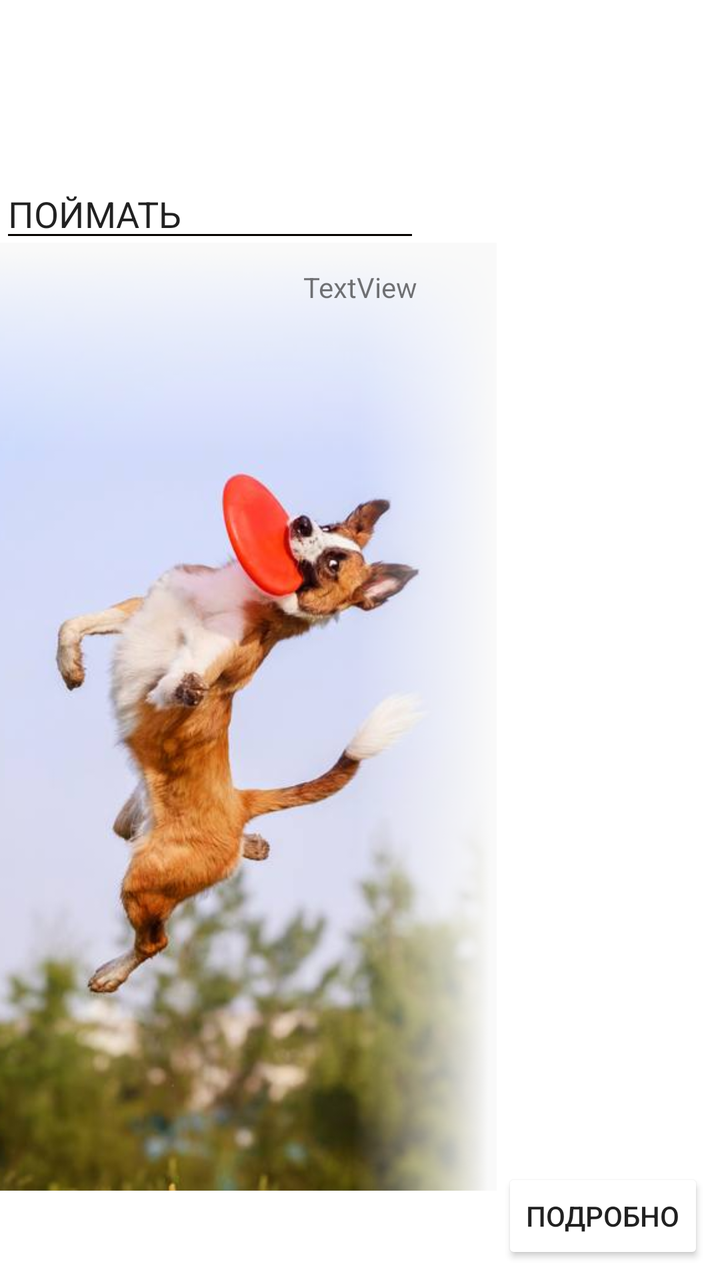
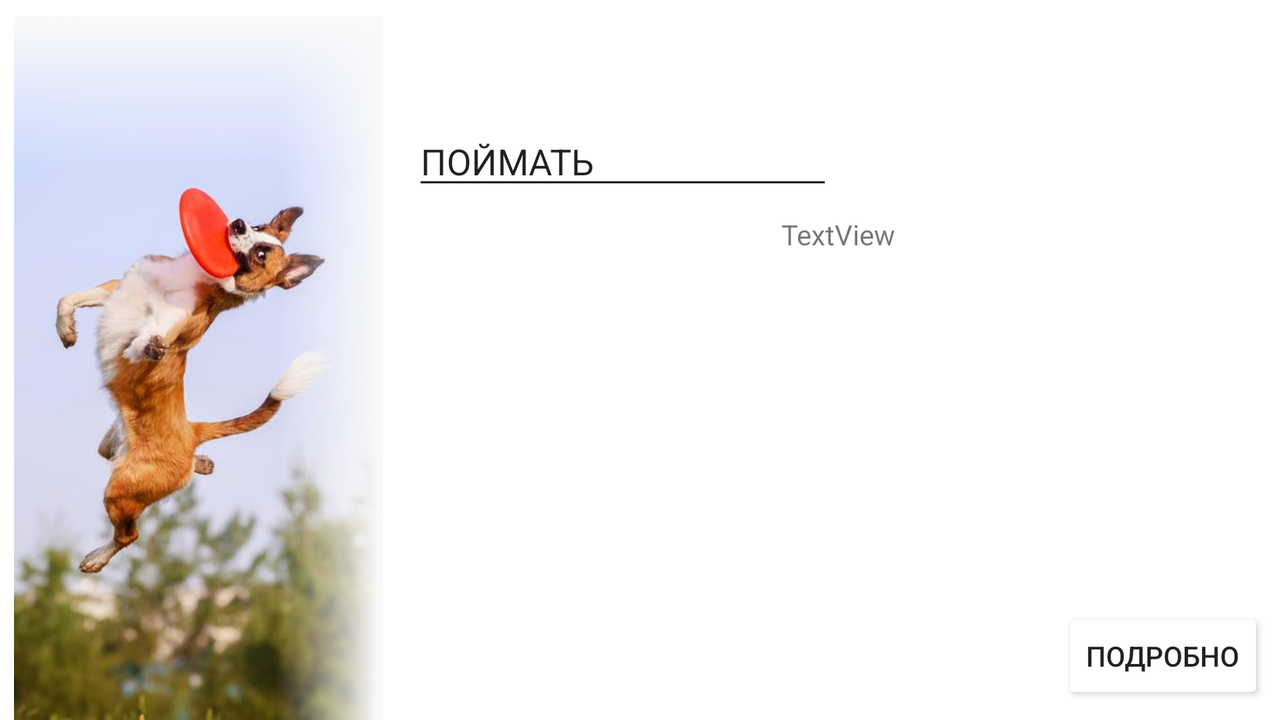

Two renders of one Android screen. The first uses the default layout on a phone; the second uses the alternative layout the repository ships for a different screen configuration, on a matching device. The two XML files are below.
<!-- AndroidManifest.xml: application theme PuppysMainTheme -->
<!-- res/layout/fragment_search.xml -->
<?xml version="1.0" encoding="utf-8"?>
<android.support.constraint.ConstraintLayout xmlns:android="http://schemas.android.com/apk/res/android"
    xmlns:app="http://schemas.android.com/apk/res-auto"
    xmlns:tools="http://schemas.android.com/tools"
    android:layout_width="match_parent"
    android:layout_height="match_parent"
    tools:context="dev.eyesless.needmypuppy.BreedViewer">

    <ImageView
        android:id="@+id/imageView"
        android:layout_width="0dp"
        android:layout_height="0dp"
        app:layout_constraintWidth_default="wrap"
        app:layout_constraintHeight_default="wrap"
        app:srcCompat="@drawable/find_image"
        android:layout_marginRight="0dp"
        app:layout_constraintTop_toTopOf="@+id/guideline7"
        android:layout_marginTop="0dp"
        android:layout_marginBottom="0dp"
        android:layout_marginLeft="0dp"
        app:layout_constraintLeft_toLeftOf="parent"
        app:layout_constraintBottom_toBottomOf="parent"
        app:layout_constraintRight_toLeftOf="@+id/guideline5" />

    <EditText
        android:id="@+id/db_editText_sended"
        android:layout_width="wrap_content"
        android:layout_height="wrap_content"
        android:ems="10"
        android:inputType="textPersonName"
        android:text="ПОЙМАТЬ"
        app:layout_constraintLeft_toLeftOf="parent"
        app:layout_constraintRight_toLeftOf="@+id/imageButton"
        app:layout_constraintTop_toTopOf="@+id/guideline7"
        android:layout_marginTop="8dp" />

    <ImageButton
        android:id="@+id/imageButton_find"
        android:layout_width="wrap_content"
        android:layout_height="wrap_content"
        app:layout_constraintLeft_toRightOf="@+id/db_editText_sended"
        app:layout_constraintRight_toRightOf="parent"
        app:layout_constraintTop_toTopOf="@+id/db_editText_sended"
        app:srcCompat="@drawable/ic_search_black_24dp" />

    <TextView
        android:id="@+id/db_text_recived"
        android:layout_width="wrap_content"
        android:layout_height="wrap_content"
        android:text="TextView"
        android:layout_marginRight="8dp"
        app:layout_constraintRight_toRightOf="parent"
        android:layout_marginLeft="8dp"
        app:layout_constraintLeft_toLeftOf="parent"
        app:layout_constraintTop_toBottomOf="@+id/db_editText_sended"
        android:layout_marginTop="8dp" />

    <Button
        android:id="@+id/button_gonext"
        android:layout_width="wrap_content"
        android:layout_height="wrap_content"
        android:text="@string/resofsearch"
        android:textSize="@dimen/text_size_small"
        android:layout_marginRight="8dp"
        app:layout_constraintRight_toRightOf="parent"
        app:layout_constraintBottom_toBottomOf="parent"
        android:layout_marginBottom="8dp" />

    <android.support.constraint.Guideline
        android:layout_width="wrap_content"
        android:layout_height="wrap_content"
        android:id="@+id/guideline5"
        android:orientation="vertical"
        app:layout_constraintGuide_percent="0.69" />

    <android.support.constraint.Guideline
        android:layout_width="wrap_content"
        android:layout_height="wrap_content"
        android:id="@+id/guideline7"
        android:orientation="horizontal"
        app:layout_constraintGuide_percent="0.12" />


</android.support.constraint.ConstraintLayout>
<!-- resources referenced by this layout -->
<resources>
  <!-- from res/values-v21/ -->
  <dimen name="text_size_small">14dp</dimen>
  <!-- drawable find_image: png bitmap (drawable, 264433 bytes) -->
  <!-- from res/values-v21/ -->
  <string name="resofsearch">ПОДРОБНО</string>
  <!-- from res/values-v21/ -->
  <style name="PuppysMainTheme" parent="Theme.AppCompat.Light.DarkActionBar">
          
          <item name="colorPrimary">@color/colorPrimary</item>
          <item name="colorPrimaryDark">@color/colorPrimaryDark</item>
          <item name="colorAccent">@color/colorAccent</item>
          <item name="android:textColorSecondary">@color/colorText</item>
          <item name="colorButtonNormal">@color/backGround</item>
          <item name="colorControlHighlight">@color/colorAccent</item>
          <item name="android:colorBackground">@color/backGround</item>
          <item name="android:windowBackground">@color/backGround</item>
      </style>
  <!-- from res/values-v21/ -->
  <color name="colorPrimary">#bf360c</color>
  <!-- from res/values-v21/ -->
  <color name="colorPrimaryDark">#bf360c</color>
  <!-- from res/values-v21/ -->
  <color name="colorAccent">#ffab91</color>
  <!-- from res/values-v21/ -->
  <color name="colorText">#050200</color>
  <!-- from res/values-v21/ -->
  <color name="backGround">#ffffff</color>
</resources>
<!-- res/layout-land/fragment_search.xml (the repository's variant of the layout above) -->
<!-- drawn on the phone turned sideways -->
<?xml version="1.0" encoding="utf-8"?>
<android.support.constraint.ConstraintLayout xmlns:android="http://schemas.android.com/apk/res/android"
    xmlns:app="http://schemas.android.com/apk/res-auto"
    xmlns:tools="http://schemas.android.com/tools"
    android:layout_width="match_parent"
    android:layout_height="match_parent"
    tools:context="dev.eyesless.needmypuppy.BreedViewer">

    <ImageView
        android:id="@+id/imageView"
        android:layout_width="0dp"
        android:layout_height="0dp"
        app:layout_constraintWidth_default="wrap"
        app:layout_constraintHeight_default="wrap"
        app:srcCompat="@drawable/find_image"
        android:layout_marginRight="0dp"
        app:layout_constraintTop_toTopOf="parent"
        android:layout_marginTop="8dp"
        android:layout_marginBottom="0dp"
        android:layout_marginLeft="0dp"
        app:layout_constraintLeft_toLeftOf="parent"
        app:layout_constraintBottom_toBottomOf="parent"
        app:layout_constraintHorizontal_bias="0.0"
        app:layout_constraintVertical_bias="0.0"
        app:layout_constraintRight_toLeftOf="@+id/guideline5" />

    <EditText
        android:id="@+id/db_editText_sended"
        android:layout_width="wrap_content"
        android:layout_height="wrap_content"
        android:ems="10"
        android:inputType="textPersonName"
        android:text="ПОЙМАТЬ"
        app:layout_constraintLeft_toLeftOf="@+id/guideline5"
        app:layout_constraintRight_toLeftOf="@+id/imageButton"
        app:layout_constraintTop_toTopOf="@+id/guideline7"
        android:layout_marginTop="8dp"
        android:layout_marginLeft="8dp" />

    <ImageButton
        android:id="@+id/imageButton_find"
        android:layout_width="wrap_content"
        android:layout_height="wrap_content"
        app:layout_constraintLeft_toRightOf="@+id/db_editText_sended"
        app:layout_constraintRight_toRightOf="parent"
        app:layout_constraintTop_toTopOf="@+id/db_editText_sended"
        app:srcCompat="@drawable/ic_search_black_24dp" />

    <TextView
        android:id="@+id/db_text_recived"
        android:layout_width="wrap_content"
        android:layout_height="wrap_content"
        android:text="TextView"
        android:layout_marginRight="8dp"
        app:layout_constraintRight_toRightOf="parent"
        android:layout_marginLeft="8dp"
        app:layout_constraintLeft_toLeftOf="@+id/guideline5"
        app:layout_constraintTop_toBottomOf="@+id/db_editText_sended"
        android:layout_marginTop="8dp" />

    <Button
        android:id="@+id/button_gonext"
        android:layout_width="wrap_content"
        android:layout_height="wrap_content"
        android:text="@string/resofsearch"
        android:textSize="@dimen/text_size_small"
        android:layout_marginRight="8dp"
        app:layout_constraintRight_toRightOf="parent"
        app:layout_constraintBottom_toBottomOf="parent"
        android:layout_marginBottom="8dp" />

    <android.support.constraint.Guideline
        android:layout_width="wrap_content"
        android:layout_height="wrap_content"
        android:id="@+id/guideline5"
        android:orientation="vertical"
        app:layout_constraintGuide_percent="0.31" />

    <android.support.constraint.Guideline
        android:layout_width="wrap_content"
        android:layout_height="wrap_content"
        android:id="@+id/guideline7"
        android:orientation="horizontal"
        app:layout_constraintGuide_percent="0.14" />


</android.support.constraint.ConstraintLayout>
